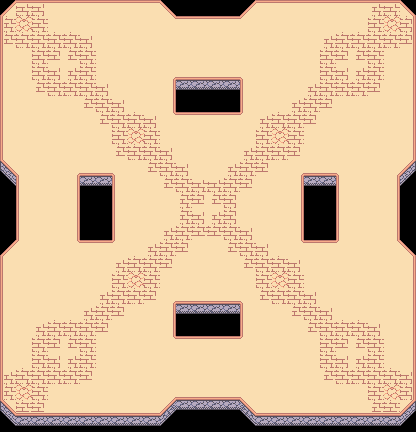

Tiled map render using the project's own tile images. Description and the whole map definition, tile-layer contents included, below:
An orthogonal 26x27 tile map with 16x16 px tiles, 3 tile layers (Terrain, Side, Deco).

<map version="1.10" tiledversion="1.11.0" orientation="orthogonal" renderorder="right-down" width="26" height="27" tilewidth="16" tileheight="16" infinite="0" nextlayerid="4" nextobjectid="1">
 <tileset firstgid="1" source="ark.tsx" />
 <layer id="1" name="Terrain" width="26" height="27">
  <data encoding="csv">
49,2,2,2,2,2,2,2,2,2,50,0,0,0,0,49,2,2,2,2,2,2,2,2,2,50,
11,12,12,12,12,12,12,12,12,12,27,2,2,2,2,29,12,12,12,12,12,12,12,12,12,13,
11,12,12,12,12,12,12,12,12,12,12,12,12,12,12,12,12,12,12,12,12,12,12,12,12,13,
11,12,12,12,12,12,12,12,12,12,12,12,12,12,12,12,12,12,12,12,12,12,12,12,12,13,
11,12,12,12,12,12,12,12,12,12,7,22,22,22,22,9,12,12,12,12,12,12,12,12,12,13,
11,12,12,12,12,12,12,12,12,12,13,0,0,0,0,11,12,12,12,12,12,12,12,12,12,13,
11,12,12,12,12,12,12,12,12,12,13,0,0,0,0,11,12,12,12,12,12,12,12,12,12,13,
11,12,12,12,12,12,12,12,12,12,27,2,2,2,2,29,12,12,12,12,12,12,12,12,12,13,
11,12,12,12,12,12,12,12,12,12,12,12,12,12,12,12,12,12,12,12,12,12,12,12,12,13,
11,12,12,12,12,12,12,12,12,12,12,12,12,12,12,12,12,12,12,12,12,12,12,12,12,13,
59,9,12,12,7,22,22,9,12,12,12,12,12,12,12,12,12,12,7,22,22,9,12,12,7,60,
0,11,12,12,13,0,0,11,12,12,12,12,12,12,12,12,12,12,13,0,0,11,12,12,13,0,
0,11,12,12,13,0,0,11,12,12,12,12,12,12,12,12,12,12,13,0,0,11,12,12,13,0,
0,11,12,12,13,0,0,11,12,12,12,12,12,12,12,12,12,12,13,0,0,11,12,12,13,0,
0,11,12,12,13,0,0,11,12,12,12,12,12,12,12,12,12,12,13,0,0,11,12,12,13,0,
49,29,12,12,27,2,2,29,12,12,12,12,12,12,12,12,12,12,27,2,2,29,12,12,27,50,
11,12,12,12,12,12,12,12,12,12,12,12,12,12,12,12,12,12,12,12,12,12,12,12,12,13,
11,12,12,12,12,12,12,12,12,12,12,12,12,12,12,12,12,12,12,12,12,12,12,12,12,13,
11,12,12,12,12,12,12,12,12,12,7,22,22,22,22,9,12,12,12,12,12,12,12,12,12,13,
11,12,12,12,12,12,12,12,12,12,13,0,0,0,0,11,12,12,12,12,12,12,12,12,12,13,
11,12,12,12,12,12,12,12,12,12,13,0,0,0,0,11,12,12,12,12,12,12,12,12,12,13,
11,12,12,12,12,12,12,12,12,12,27,2,2,2,2,29,12,12,12,12,12,12,12,12,12,13,
11,12,12,12,12,12,12,12,12,12,12,12,12,12,12,12,12,12,12,12,12,12,12,12,12,13,
11,12,12,12,12,12,12,12,12,12,12,12,12,12,12,12,12,12,12,12,12,12,12,12,12,13,
11,12,12,12,12,12,12,12,12,12,7,22,22,22,22,9,12,12,12,12,12,12,12,12,12,13,
59,22,22,22,22,22,22,22,22,22,60,0,0,0,0,59,22,22,22,22,22,22,22,22,22,60,
0,0,0,0,0,0,0,0,0,0,0,0,0,0,0,0,0,0,0,0,0,0,0,0,0,0
</data>
 </layer>
 <layer id="2" name="Side" width="26" height="27">
  <data encoding="csv">
0,0,0,0,0,0,0,0,0,0,0,0,0,0,0,0,0,0,0,0,0,0,0,0,0,0,
0,0,0,0,0,0,0,0,0,0,0,0,0,0,0,0,0,0,0,0,0,0,0,0,0,0,
0,0,0,0,0,0,0,0,0,0,0,0,0,0,0,0,0,0,0,0,0,0,0,0,0,0,
0,0,0,0,0,0,0,0,0,0,0,0,0,0,0,0,0,0,0,0,0,0,0,0,0,0,
0,0,0,0,0,0,0,0,0,0,0,0,0,0,0,0,0,0,0,0,0,0,0,0,0,0,
0,0,0,0,0,0,0,0,0,0,0,62,62,62,62,0,0,0,0,0,0,0,0,0,0,0,
0,0,0,0,0,0,0,0,0,0,0,0,0,0,0,0,0,0,0,0,0,0,0,0,0,0,
0,0,0,0,0,0,0,0,0,0,0,0,0,0,0,0,0,0,0,0,0,0,0,0,0,0,
0,0,0,0,0,0,0,0,0,0,0,0,0,0,0,0,0,0,0,0,0,0,0,0,0,0,
0,0,0,0,0,0,0,0,0,0,0,0,0,0,0,0,0,0,0,0,0,0,0,0,0,0,
71,0,0,0,0,0,0,0,0,0,0,0,0,0,0,0,0,0,0,0,0,0,0,0,0,76,
73,0,0,0,0,62,62,0,0,0,0,0,0,0,0,0,0,0,0,62,62,0,0,0,0,74,
0,0,0,0,0,0,0,0,0,0,0,0,0,0,0,0,0,0,0,0,0,0,0,0,0,0,
0,0,0,0,0,0,0,0,0,0,0,0,0,0,0,0,0,0,0,0,0,0,0,0,0,0,
0,0,0,0,0,0,0,0,0,0,0,0,0,0,0,0,0,0,0,0,0,0,0,0,0,0,
0,0,0,0,0,0,0,0,0,0,0,0,0,0,0,0,0,0,0,0,0,0,0,0,0,0,
0,0,0,0,0,0,0,0,0,0,0,0,0,0,0,0,0,0,0,0,0,0,0,0,0,0,
0,0,0,0,0,0,0,0,0,0,0,0,0,0,0,0,0,0,0,0,0,0,0,0,0,0,
0,0,0,0,0,0,0,0,0,0,0,0,0,0,0,0,0,0,0,0,0,0,0,0,0,0,
0,0,0,0,0,0,0,0,0,0,0,62,62,62,62,0,0,0,0,0,0,0,0,0,0,0,
0,0,0,0,0,0,0,0,0,0,0,0,0,0,0,0,0,0,0,0,0,0,0,0,0,0,
0,0,0,0,0,0,0,0,0,0,0,0,0,0,0,0,0,0,0,0,0,0,0,0,0,0,
0,0,0,0,0,0,0,0,0,0,0,0,0,0,0,0,0,0,0,0,0,0,0,0,0,0,
0,0,0,0,0,0,0,0,0,0,0,0,0,0,0,0,0,0,0,0,0,0,0,0,0,0,
0,0,0,0,0,0,0,0,0,0,0,0,0,0,0,0,0,0,0,0,0,0,0,0,0,0,
71,0,0,0,0,0,0,0,0,0,75,62,62,62,62,72,0,0,0,0,0,0,0,0,0,76,
73,62,62,62,62,62,62,62,62,62,74,0,0,0,0,73,62,62,62,62,62,62,62,62,62,74
</data>
 </layer>
 <layer id="3" name="Deco" width="26" height="27">
  <data encoding="csv">
0,32,33,0,0,0,0,0,0,0,0,0,0,0,0,0,0,0,0,0,0,0,0,31,32,0,
41,45,42,0,0,0,0,0,0,0,0,0,0,0,0,0,0,0,0,0,0,0,0,42,45,43,
51,42,42,42,42,33,0,0,0,0,0,0,0,0,0,0,0,0,0,0,31,42,42,42,42,53,
0,0,42,53,51,42,0,0,0,0,0,0,0,0,0,0,0,0,0,0,42,53,51,42,0,0,
0,0,42,33,31,42,0,0,0,0,0,0,0,0,0,0,0,0,0,0,42,33,31,42,0,0,
0,0,51,42,42,42,33,0,0,0,0,0,0,0,0,0,0,0,0,31,42,42,42,53,0,0,
0,0,0,0,0,51,42,33,0,0,0,0,0,0,0,0,0,0,31,42,53,0,0,0,0,0,
0,0,0,0,0,0,51,42,42,33,0,0,0,0,0,0,31,42,42,53,0,0,0,0,0,0,
0,0,0,0,0,0,0,42,45,42,0,0,0,0,0,0,42,45,42,0,0,0,0,0,0,0,
0,0,0,0,0,0,0,51,42,42,33,0,0,0,0,31,42,42,53,0,0,0,0,0,0,0,
0,0,0,0,0,0,0,0,0,51,42,33,0,0,31,42,53,0,0,0,0,0,0,0,0,0,
0,0,0,0,0,0,0,0,0,0,51,42,32,32,42,53,0,0,0,0,0,0,0,0,0,0,
0,0,0,0,0,0,0,0,0,0,0,41,53,51,43,0,0,0,0,0,0,0,0,0,0,0,
0,0,0,0,0,0,0,0,0,0,0,41,33,31,43,0,0,0,0,0,0,0,0,0,0,0,
0,0,0,0,0,0,0,0,0,0,31,42,52,52,42,33,0,0,0,0,0,0,0,0,0,0,
0,0,0,0,0,0,0,0,0,31,42,53,0,0,51,42,33,0,0,0,0,0,0,0,0,0,
0,0,0,0,0,0,0,31,42,42,53,0,0,0,0,51,42,42,33,0,0,0,0,0,0,0,
0,0,0,0,0,0,0,42,45,42,0,0,0,0,0,0,42,45,42,0,0,0,0,0,0,0,
0,0,0,0,0,0,31,42,42,53,0,0,0,0,0,0,51,42,42,33,0,0,0,0,0,0,
0,0,0,0,0,31,42,53,0,0,0,0,0,0,0,0,0,0,51,42,33,0,0,0,0,0,
0,0,31,42,42,42,53,0,0,0,0,0,0,0,0,0,0,0,0,51,42,42,42,33,0,0,
0,0,42,53,51,42,0,0,0,0,0,0,0,0,0,0,0,0,0,0,42,53,51,42,0,0,
0,0,42,33,31,42,0,0,0,0,0,0,0,0,0,0,0,0,0,0,42,33,31,42,0,0,
31,42,42,42,42,53,0,0,0,0,0,0,0,0,0,0,0,0,0,0,51,42,42,42,42,33,
41,45,42,0,0,0,0,0,0,0,0,0,0,0,0,0,0,0,0,0,0,0,0,42,45,43,
0,52,53,0,0,0,0,0,0,0,0,0,0,0,0,0,0,0,0,0,0,0,0,51,52,0,
0,0,0,0,0,0,0,0,0,0,0,0,0,0,0,0,0,0,0,0,0,0,0,0,0,0
</data>
 </layer>
</map>